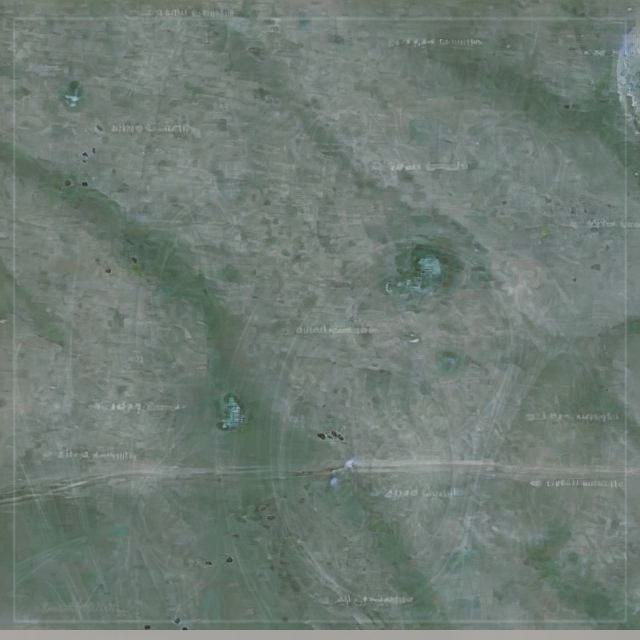
#> input picture example/images/80.jpg_generated_ river_0.jpg, 640 x 640 px, found by its file name
$ python structure0716.py
#> lines starting #> are read from the running program, lines starting #| are printed output that depends on the picture
### utils.py
from PIL import Image
import numpy as np
import os
from ImageMix import multiply

IMAGESIZE=640

# [15 lines left out: functions is_black_image, imageAdd, not called in this run]

def ImageListAdd(imglist, weight=None):

    n=[1/len(imglist)]*len(imglist) if not weight else weight
    base_array=np.array(imglist[0],dtype=np.float32)*n[0]
    for idx,i in enumerate(imglist[1:]):
        i=np.array(i,dtype=np.float32)
        base_array+=n[idx+1]*i
    blended_array = np.clip(base_array, 0, 255).astype(np.uint8)
    blended_img = Image.fromarray(blended_array)
    return blended_img
# [4 lines left out: function imageMultiply, not called in this run]


def load_fractal_images(fractal_img_dir):
    fractal_img_paths = [os.path.join(fractal_img_dir, fname) for fname in os.listdir(fractal_img_dir) if fname.endswith(('.png', '.jpg', '.jpeg'))]
    return [Image.open(path).convert('RGB').resize((IMAGESIZE, IMAGESIZE)) for path in fractal_img_paths]

### ImageAug.py
"""Base augmentations operators."""

import numpy as np

from PIL import Image, ImageOps, ImageEnhance
import random
import warnings


# suppress warnings
warnings.filterwarnings('ignore')

# ImageNet code should change this value to 224
IMAGE_SIZE = 640
# IMAGE_SIZE = 224


#########################################################
#################### AUGMENTATIONS ######################
#########################################################


def int_parameter(level, maxval):
    """Helper function to scale `val` between 0 and maxval .

  Args:
    level: Level of the operation that will be between [0, `PARAMETER_MAX`].
    maxval: Maximum value that the operation can have. This will be scaled to
      level/PARAMETER_MAX.

  Returns:
    An int that results from scaling `maxval` according to `level`.
  """
    return int(level * maxval / 10)


# [12 lines left out: function float_parameter, not called in this run]


def sample_level(n):
    return np.random.uniform(low=0.1, high=n)


#############Aug##############################

def invert(pil_img, _):
    return ImageOps.invert(pil_img)


def mirror(pil_img, _):
    return ImageOps.mirror(pil_img)

def equalize(pil_img, _):
    return ImageOps.equalize(pil_img)


def posterize(pil_img, level):
    level = int_parameter(sample_level(level), 4)
    return ImageOps.posterize(pil_img, 4 - level)


def rotate(pil_img, level):
    degrees = int_parameter(sample_level(level), 30)
    if np.random.uniform() > 0.5:
        degrees = -degrees
    return pil_img.rotate(degrees, resample=Image.BILINEAR)


def solarize(pil_img, level):
    level = int_parameter(sample_level(level), 256)
    return ImageOps.solarize(pil_img, 256 - level)


# [25 lines left out: functions shear_x, shear_y, translate_x, not called in this run]


def translate_y(pil_img, level):
    level = int_parameter(sample_level(level), IMAGE_SIZE / 3)
    if np.random.random() > 0.5:
        level = -level
    return pil_img.transform((IMAGE_SIZE, IMAGE_SIZE),
                             Image.AFFINE, (1, 0, 0, 0, 1, level),
                             resample=Image.BILINEAR)


# operation that overlaps with ImageNet-C's test set
def color(pil_img, level):
    level = float_parameter(sample_level(level), 1.8) + 0.1
    return ImageEnhance.Color(pil_img).enhance(level)


# operation that overlaps with ImageNet-C's test set
def contrast(pil_img, level):
    level = float_parameter(sample_level(level), 1.8) + 0.1
    return ImageEnhance.Contrast(pil_img).enhance(level)

# operation that overlaps with ImageNet-C's test set
def autocontrast(pil_img, level):
    level = float_parameter(sample_level(level), 10)
    return ImageOps.autocontrast(pil_img, 10 - level)

# operation that overlaps with ImageNet-C's test set
def brightness(pil_img, level):
    level = float_parameter(sample_level(level), 1.8) + 0.1
    return ImageEnhance.Brightness(pil_img).enhance(level)


# operation that overlaps with ImageNet-C's test set
def sharpness(pil_img, level):
    level = float_parameter(sample_level(level), 1.8) + 0.1
    return ImageEnhance.Sharpness(pil_img).enhance(level)

augmentations = [
   equalize, posterize, rotate, solarize, shear_x, shear_y,
    translate_x, translate_y, mirror, invert
]

augmentations_all = [
    autocontrast, equalize, posterize, rotate, solarize, shear_x, shear_y,
    translate_x, translate_y, color, contrast, brightness, sharpness, mirror, invert
]

# augmentations_=[
#     translate_x,translate_y,posterize,equalize,shear_x, shear_y,rotate
# ]

augmentations_=[
    posterize,translate_y,translate_x,rotate
]
################################################################
######################## Pixels_MIXINGS ########################
################################################################

# [55 lines left out: functions get_ab, add, multiply, IHS, not called in this run]

### structure0716.py
import cv2 as cv
import numpy as np

from ImageAug import *
from ImageMix import *
import os
from tqdm import tqdm
from combine import combine_images
from utils import *

diffusionImage=r"C:\Users\Administrator\Downloads\result2.0\result\generated\class0"
fractralImage=r"C:\Users\Administrator\Downloads\result2.0\result\fractal\class0"
OriImage=r"C:\Users\Administrator\Downloads\result1.5\result\original_resized\class0"
savePath=r"C:\Users\Administrator\Desktop\outs"

def augment_input(image):
    aug_list=augmentations_
    op=np.random.choice(aug_list)
    return op(image.copy(),1)

def getFile(path):
    return Image.open(path)
#> returned value is the input picture: PIL image 640x640 RGB; mean R, G, B 110.3, 123.2, 116


def oriAug(img,k=3):
    aug=img.copy()
    for i in range(np.random.randint(k+1)):
        aug=augment_input(aug)
    return aug


# 获取Mask
# combine_images(A,B)

# 影像加法
# imageAdd(a,b,alpha)

# 影像乘法
# 此时需要先将其转化为(0,1)区间
# imageMultiply(a,b,beta)

# cv 与 PIL
# 转成cv: np.array(image,dtype)
# 转成Image: Image.fromarray(data)
class Train:
    def __init__(self):
        os.makedirs(savePath, exist_ok=True)

    def reset(self):
        self.loc = 0
        self.dList = os.listdir(diffusionImage)
        self.fList = os.listdir(fractralImage)
        self.oList = os.listdir(OriImage)

    # [53 lines left out: functions structure0716, structure0717, not called in this run]

    def structure0718(self):
        self.reset()
        for i in tqdm(self.oList):
            oriImage = getFile(os.path.join(OriImage, i))  # 原始影像
            keys = i.split(".")[0]
            temDlist = []  # 所有diffusion生成图
            temFlist = []

            while self.loc < len(self.dList) and self.dList[self.loc].split(".")[0] == keys:
                temDlist.append(self.dList[self.loc])
                temFlist.append(self.fList[self.loc])
                self.loc += 1
                # 针对所有diffusion图进行合成
            for j in range(len(temDlist)):
                aug = oriImage.copy()
                for k in range(2):
                    aug = oriAug(aug)
#> this loop made 2 passes
#> pass 2, in structure0718, `aug = oriAug(aug)`:
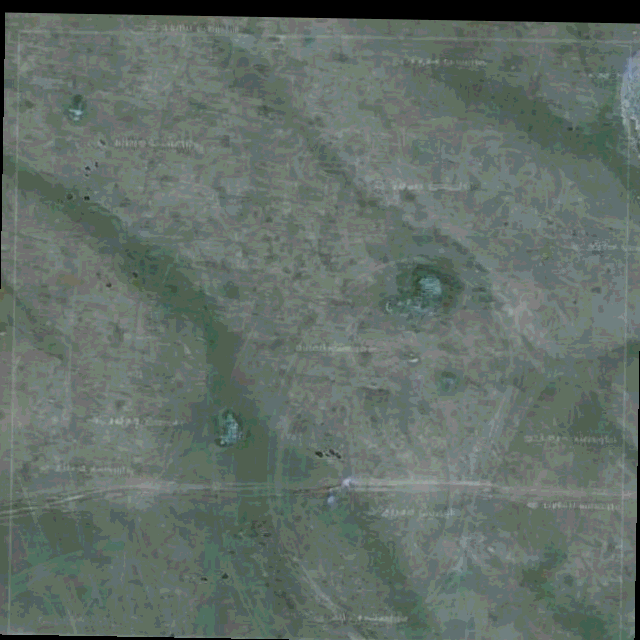
#> aug: PIL image 640x640 RGB; mean R, G, B 98.1, 110.8, 103.7
                fimg = getFile(fractralImage + "//" + temFlist[j])
                dimg=getFile(diffusionImage + "//" + temDlist[j])

                # dimg=imageMultiply(dimg,aug)
                # fimg=imageMultiply(fimg,dimg)

                res=ImageListAdd([aug,dimg,fimg],weight=[0.12,0.68,0.2])
                # res=imageAdd(res,dimg)
                # # res=imageMultiply(res,oriImage)
                # res=imageMultiply(res,fimg,4000)

                res.save(savePath + "//" + temDlist[j], "jpeg")


if __name__ == '__main__':
    t=Train()
    t.structure0718()

$ run again, on example/images/0.jpg_generated_built area_0.jpg
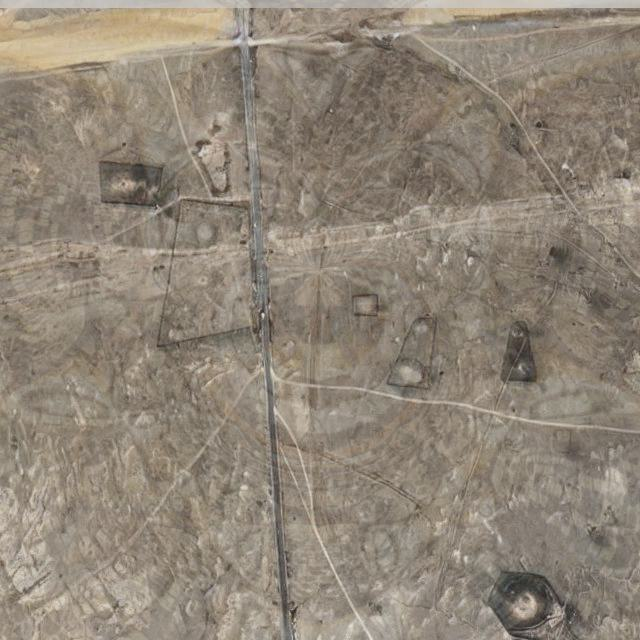
#> input picture example/images/0.jpg_generated_built area_0.jpg, 640 x 640 px, found by its file name
#> in getFile, returned value is the input picture: PIL image 640x640 RGB; mean R, G, B 144, 133.3, 119.4
#> the loop in structure0718, `for k in range(2):` made 2 passes
#> pass 2, in structure0718, `aug = oriAug(aug)`:
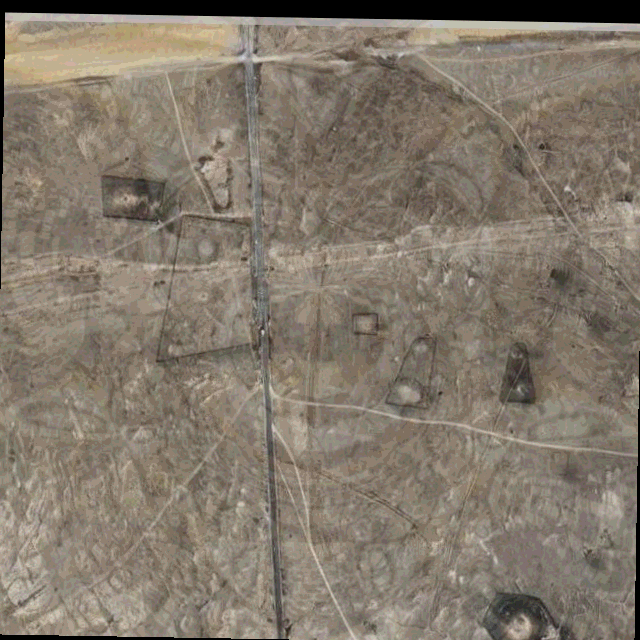
#> aug: PIL image 640x640 RGB; mean R, G, B 131.1, 120.7, 107.3
